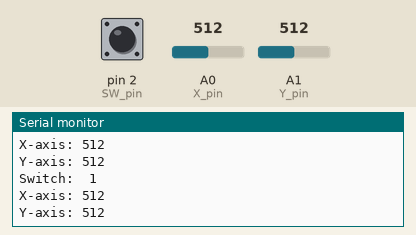
The sketch below on a simulated Arduino Uno, built with avr-gcc and run on an emulated ATmega328P. On the bench: the last lines printed to the serial monitor. The inputs (shaded band) are chosen by the test bench; at power-on: A0 (X_pin) = 512, A1 (Y_pin) = 512, pin 2 (SW_pin) HIGH.

Above: at 3.8 s.
3.9 s: A0 (X_pin) set to 716
At 7.2 s:
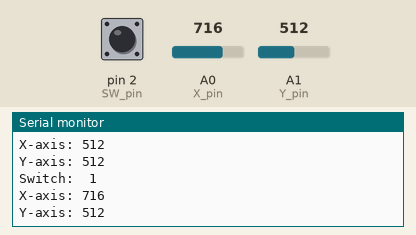
7.8 s: A1 (Y_pin) set to 716
At 9.5 s:
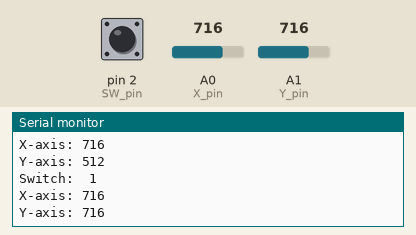
11.7 s: pin 2 (SW_pin) pulled LOW for 3 s
16.2 s: A0 (X_pin) set to 900
At 18.9 s:
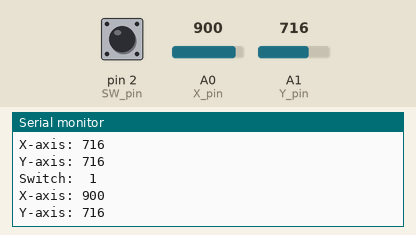
20.1 s: A1 (Y_pin) set to 900
At 22.4 s:
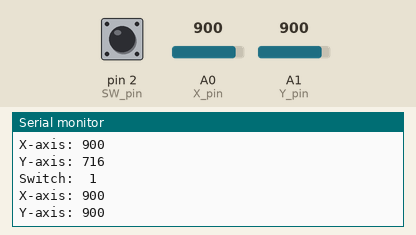
Timing chart, 0 to 23.9 s (numbered marks = the images above; inputs shaded):
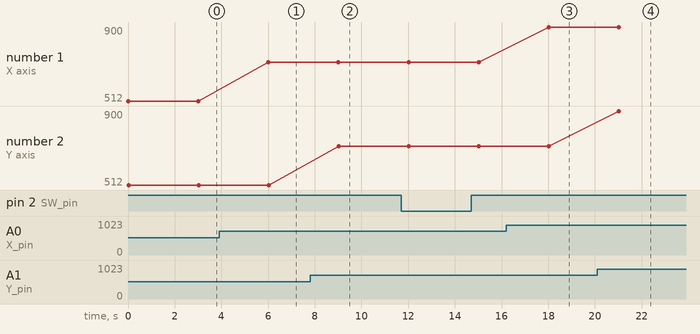

The sketch:

Analog_Joystick.ino
```cpp
/*
  Analog Joystick

  Uses an analog joystick to input the axis and just prints them
  on serial monitor.
*/

const int SW_pin = 2;
const int X_pin = 0;
const int Y_pin = 1;

void setup(){
  pinMode(SW_pin, INPUT);
  digitalWrite(SW_pin, HIGH);
  Serial.begin(9600);
}

void loop(){
  Serial.print("Switch:  ");
  Serial.print(digitalRead(SW_pin));
  Serial.print("\n");
  Serial.print("X-axis: ");
  Serial.print(analogRead(X_pin));
  Serial.print("\n");
  Serial.print("Y-axis: ");
  Serial.println(analogRead(Y_pin));
  Serial.print("\n\n");
  delay(3000);
}
```

Measured:
- after the input at 3.9 s, the serial monitor: prints a new line after 2.1 s (image 1)
- after the input at 7.8 s, the serial monitor: prints a new line after 1.2 s (image 2)
- after the input at 16.2 s, the serial monitor: prints a new line after 1.8 s (image 3)
- after the input at 20.1 s, the serial monitor: prints a new line after 0.93 s (image 4)
- plotted number 1: 512 → 716 after the input at 3.9 s, 716 → 900 after the input at 16.2 s
